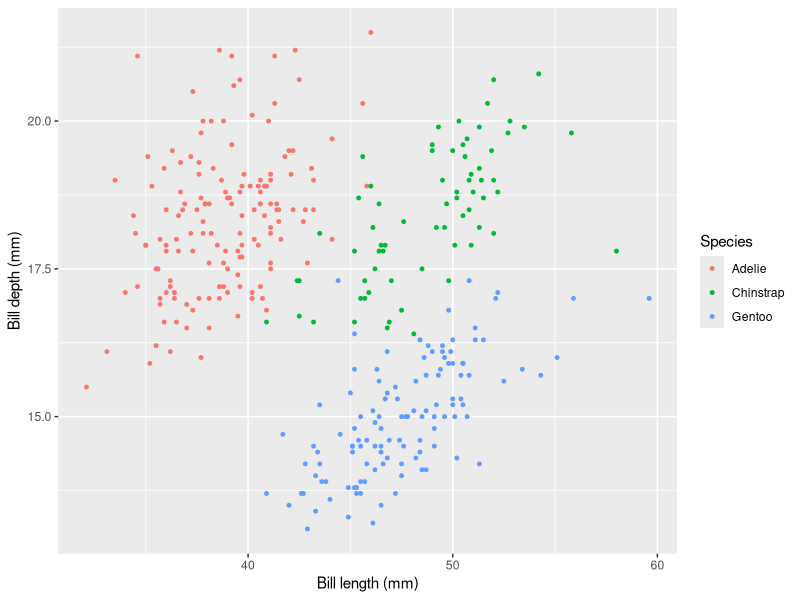

Write R code to recreate this figure.
# Run this to load all necessary libraries
library(tidyverse)
# install.packages("palmerpenguins") # Run this if you can't load the palmerpenguins library 
library(palmerpenguins)
pgs <- penguins %>% drop_na
head(pgs)

pgs %>% 
  ggplot() +
  geom_point(aes(x = bill_length_mm, y = bill_depth_mm, color = species),
             size = 1, alpha = 1) +
  labs(x = "Bill length (mm)",
       y = "Bill depth (mm)",
       color = "Species")

